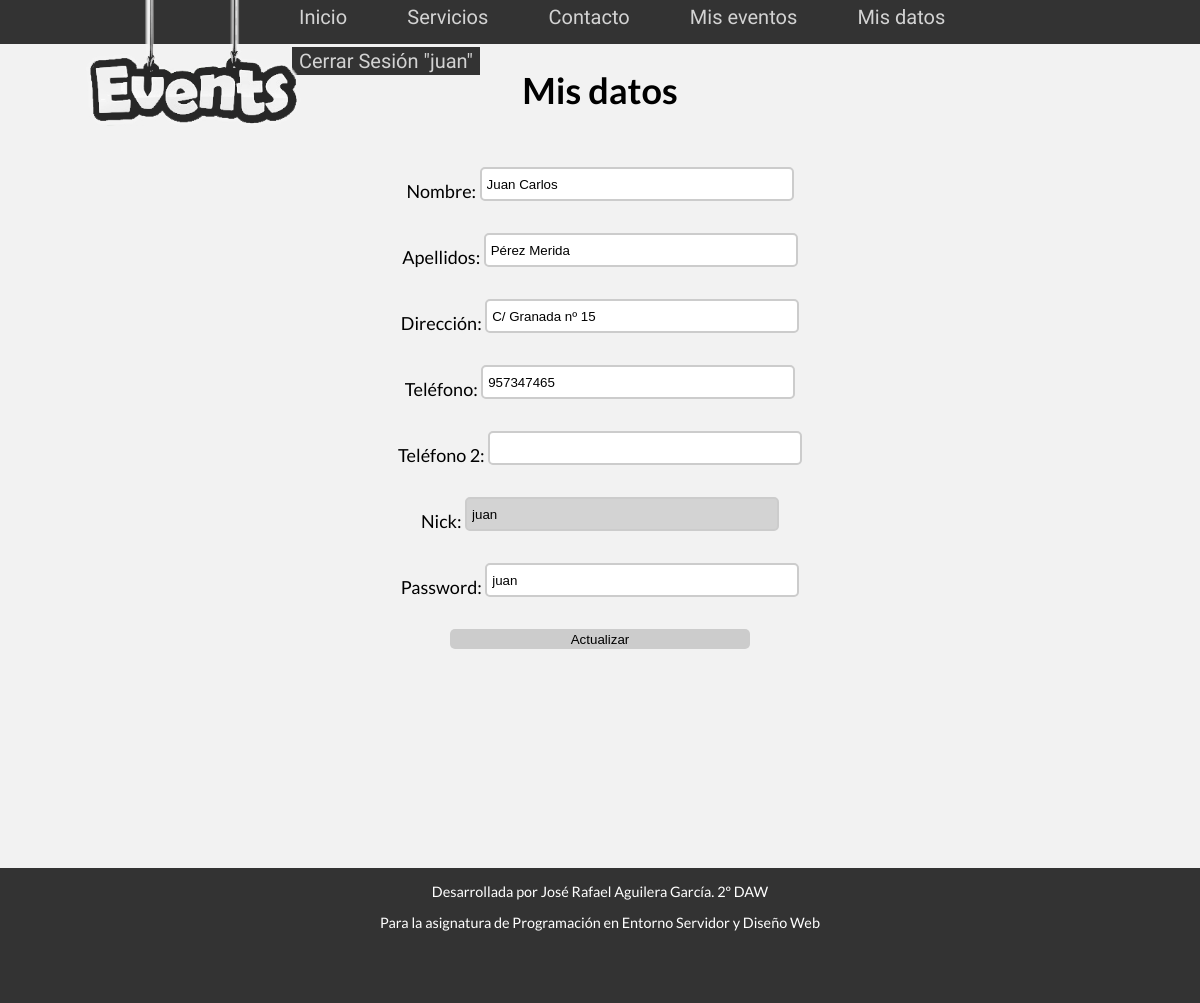
/php/clientes/mis-datos.php (signed in), run on the app's committed database.
### tables this page shows
CREATE TABLE `clientes` (
  `id` bigint(20) UNSIGNED NOT NULL,
  `nombre` varchar(15) NOT NULL,
  `apellidos` varchar(30) NOT NULL,
  `direccion` varchar(50) NOT NULL,
  `telefono1` varchar(9) NOT NULL,
  `telefono2` varchar(9) DEFAULT NULL,
  `nick` varchar(15) NOT NULL,
  `pass` varchar(15) NOT NULL
);

### php/clientes/mis-datos.php (the view, shortened to what this page needs)
<!DOCTYPE html>
<?php
include("../funciones.php");
 ?>
<html lang="en">
<head>
	<link href="../../CSS/estilos_frontend.css" rel="stylesheet" type="text/css">
</head>
<body>
	<div class='cuerpo'>
    <?php
		$conexion=conectarBD();
		$con=mysqli_query($conexion, "select * from clientes where nick='$_SESSION[usuario]'");
		$datos=mysqli_fetch_array($con, MYSQLI_ASSOC);
    echo "<h1>Mis datos</h1>";
	echo "
	<form action='#' method='post'></br>
      <input type='hidden' name='id' value='$datos[id]'>
			Nombre: <input type='text' name='nombre' size='30' maxlength='15' value='$datos[nombre]' required></br></br>
      Apellidos: <input type='text' name='apellidos' size='30' maxlength='30' value='$datos[apellidos]' required></br></br>
			Dirección: <input type='text' name='direccion' size='50' maxlength='50' value='$datos[direccion]' required></br></br>
			Teléfono: <input type='tel' name='telefono' size='9' maxlength='9' value='$datos[telefono1]' required></br></br>
      Teléfono 2: <input type='tel' name='telefono2' size='9' maxlength='9' value='$datos[telefono2]''></br></br>
			Nick: <input type='text' name='nick' size='30' maxlength='15' value='$datos[nick]' required readonly='readonly' style='background-color: lightgray;'></br></br>
			Password: <input type='text' name='pass' size='30' maxlength='15' value='$datos[pass]' required></br></br>
			<input type='submit' name='actualizar' value='Actualizar'>
			</br></br>
		</form>";
	?>
	</div>
</body>
</html>

### css/estilos_frontend.css (style rules this page uses)
html { font-family: 'Lato', sans-serif; font-size: 90%; font-weight: 400; height:100%; width: 100%; }
body { margin:0 auto; background-color: #F2F2F2; height:100%; width: 100%; }
.cuerpo { font-size: 18px; width: 100%; height: 100%; text-align: center; }
input { margin-top: 10px; width: 300px; height: 20px; padding: 0; vertical-align: bottom; position: relative; top: -1px; *overflow: hidden; }
input[type=text] { padding:5px; border:2px solid #ccc; -webkit-border-radius: 5px; border-radius: 5px; }
input[type=tel] { padding:5px; border:2px solid #ccc; -webkit-border-radius: 5px; border-radius: 5px; }
input[type=submit] { padding:2px 8px; background:#ccc; border:0 none; cursor:pointer; -webkit-border-radius: 5px; border-radius: 5px; }

### data on the page
clientes: nombre "Juan Carlos", apellidos "Pérez Merida", direccion "C/ Granada nº 15", telefono "957347465", nick "juan", pass "juan"

### other printed values
$_SESSION[usuario] "juan"
